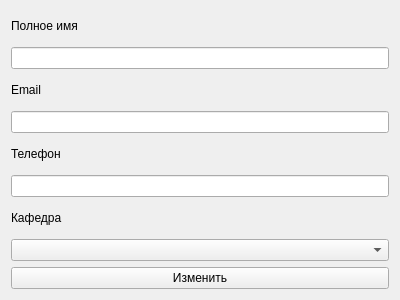
<?xml version="1.0" encoding="UTF-8"?>
<ui version="4.0">
 <class>students_update</class>
 <widget class="QWidget" name="students_update">
  <property name="geometry">
   <rect>
    <x>0</x>
    <y>0</y>
    <width>400</width>
    <height>300</height>
   </rect>
  </property>
  <property name="windowTitle">
   <string>Form</string>
  </property>
  <layout class="QGridLayout" name="gridLayout">
   <item row="0" column="0">
    <widget class="QLabel" name="label_2">
     <property name="text">
      <string>Полное имя</string>
     </property>
    </widget>
   </item>
   <item row="1" column="0">
    <widget class="QLineEdit" name="NameInput"/>
   </item>
   <item row="2" column="0">
    <widget class="QLabel" name="label">
     <property name="text">
      <string>Email</string>
     </property>
    </widget>
   </item>
   <item row="3" column="0">
    <widget class="QLineEdit" name="EmailInput"/>
   </item>
   <item row="4" column="0">
    <widget class="QLabel" name="label_3">
     <property name="text">
      <string>Телефон</string>
     </property>
    </widget>
   </item>
   <item row="5" column="0">
    <widget class="QLineEdit" name="PhoneInput"/>
   </item>
   <item row="6" column="0">
    <widget class="QLabel" name="label_4">
     <property name="text">
      <string>Кафедра</string>
     </property>
    </widget>
   </item>
   <item row="7" column="0">
    <widget class="QComboBox" name="comboBox"/>
   </item>
   <item row="8" column="0">
    <widget class="QPushButton" name="InsertSubmit">
     <property name="sizePolicy">
      <sizepolicy hsizetype="Expanding" vsizetype="Fixed">
       <horstretch>0</horstretch>
       <verstretch>0</verstretch>
      </sizepolicy>
     </property>
     <property name="maximumSize">
      <size>
       <width>16777215</width>
       <height>16777215</height>
      </size>
     </property>
     <property name="sizeIncrement">
      <size>
       <width>0</width>
       <height>0</height>
      </size>
     </property>
     <property name="baseSize">
      <size>
       <width>0</width>
       <height>0</height>
      </size>
     </property>
     <property name="layoutDirection">
      <enum>Qt::LeftToRight</enum>
     </property>
     <property name="styleSheet">
      <string notr="true"/>
     </property>
     <property name="text">
      <string>Изменить</string>
     </property>
     <property name="autoRepeatInterval">
      <number>100</number>
     </property>
     <property name="autoDefault">
      <bool>false</bool>
     </property>
    </widget>
   </item>
  </layout>
 </widget>
 <resources/>
 <connections/>
</ui>
